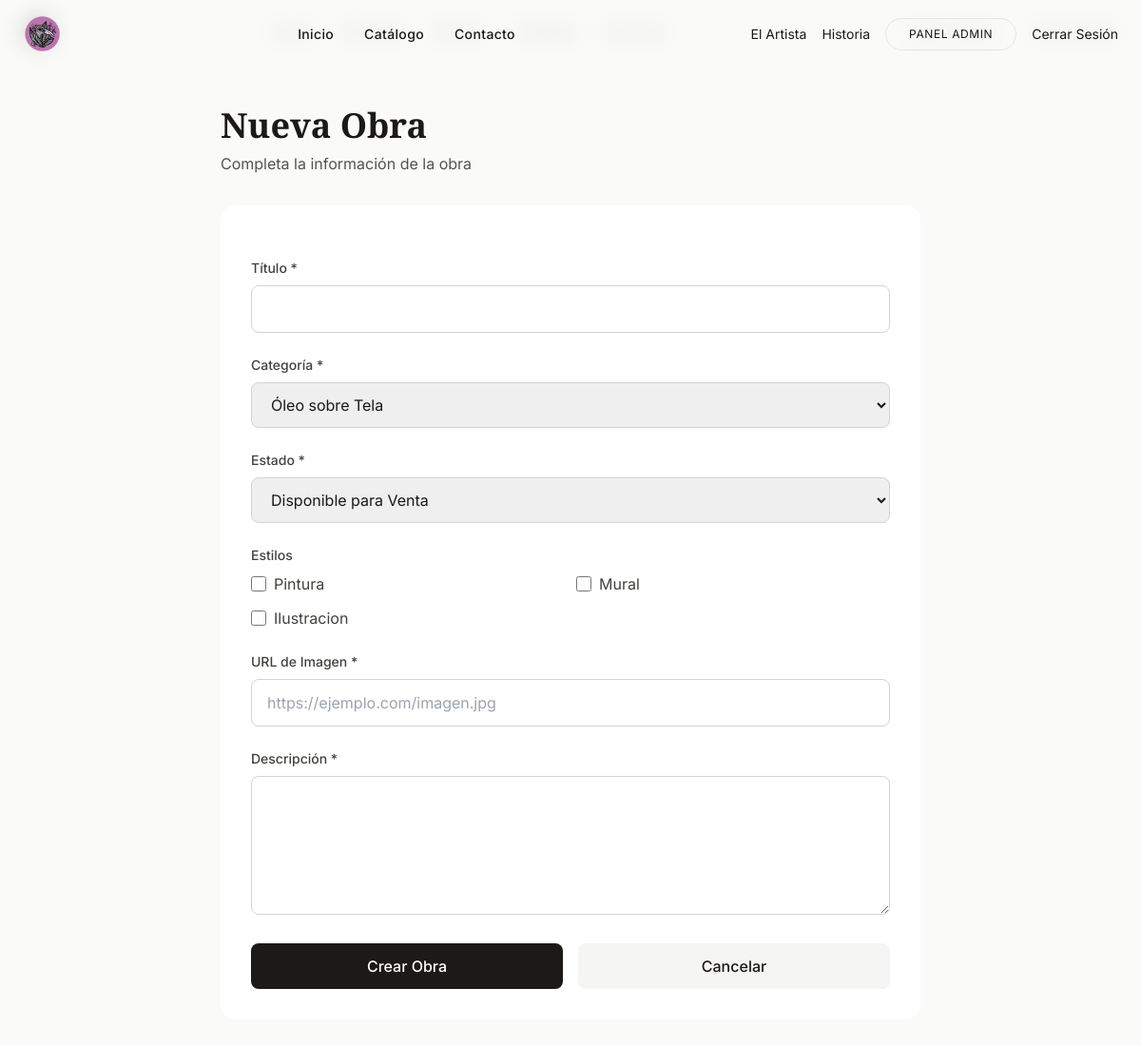
The page /admin-panel/obras/nueva/ (signed in) on the database its author committed.
### catalogo/models.py (models this page shows, shortened)
class Estilo(models.Model):
    nombre = models.CharField(max_length=50, unique=True, verbose_name="Estilo/Técnica")
    class Meta:
        verbose_name = "Estilo o Etiqueta"
        verbose_name_plural = "Estilos y Etiquetas"

### core/views.py (the view, shortened to what this page needs)
# urls.py: path('admin-panel/obras/nueva/', views.admin_obra_create_view, name='admin_obra_create'),
@admin_required
def admin_obra_create_view(request):
    estilos = Estilo.objects.all()
    context = {
        'estilos': estilos,
        'categorias': Obra.CATEGORIAS,
        'estados': Obra.ESTADOS,
    }
    return render(request, 'core/admin_obra_form.html', context)

### core/context_processors.py (called while the page is built)
def banner_imagen(request):
    try:
        banners = Banner.objects.all()
        return {'banners': banners}
    except Exception:
        return {'banners': []}

def estilos_disponibles(request):
    try:
        estilos = Estilo.objects.all().order_by('nombre')
    except Exception:
        estilos = Estilo.objects.none()
    return {'estilos_menu': estilos}

def artistas_disponibles(request):
    try:
        artistas = Artista.objects.all().order_by('nombre')
    except Exception:
        artistas = Artista.objects.none()
    return {'artistas_menu': artistas}

### core/templates/core/admin_obra_form.html (shortened to what this page needs)
{% extends 'core/base.html' %}
{% block content %}
<div class="min-h-screen bg-stone-50 py-8">
    <div class="max-w-3xl mx-auto px-4">
        <div class="mb-8">
            <h1 class="text-4xl font-display font-bold text-stone-900 mb-2">{% if edit_mode %}Editar Obra{% else %}Nueva Obra{% endif %}</h1>
            <p class="text-stone-600">Completa la información de la obra</p>
        </div>
        <div class="bg-white rounded-2xl shadow-soft p-8">
            <form method="POST" class="space-y-6">
                <div>
                    <label for="titulo" class="block text-sm font-medium text-stone-700 mb-2">Título *</label>
                    <input type="text" name="titulo" id="titulo" required value="{% if edit_mode %}{{ obra.titulo }}{% endif %}" class="w-full px-4 py-3 border border-stone-300 rounded-lg focus:ring-2 focus:ring-stone-400 focus:border-transparent outline-none transition">
                </div>
                <div>
                    <label for="categoria" class="block text-sm font-medium text-stone-700 mb-2">Categoría *</label>
                    <select name="categoria" id="categoria" required class="w-full px-4 py-3 border border-stone-300 rounded-lg focus:ring-2 focus:ring-stone-400 focus:border-transparent outline-none transition">
                        {% for value, label in categorias %}
                        <option value="{{ value }}" {% if edit_mode and obra.categoria == value %}selected{% endif %}>{{ label }}</option>
                        {% endfor %}
                    </select>
                </div>
                <div>
                    <label for="estado" class="block text-sm font-medium text-stone-700 mb-2">Estado *</label>
                    <select name="estado" id="estado" required class="w-full px-4 py-3 border border-stone-300 rounded-lg focus:ring-2 focus:ring-stone-400 focus:border-transparent outline-none transition">
                        {% for value, label in estados %}
                        <option value="{{ value }}" {% if edit_mode and obra.estado == value %}selected{% endif %}>{{ label }}</option>
                        {% endfor %}
                    </select>
                </div>
                <div>
                    <label class="block text-sm font-medium text-stone-700 mb-2">Estilos</label>
                    <div class="grid grid-cols-2 gap-3">
                        {% for estilo in estilos %}
                        <label class="flex items-center space-x-2 cursor-pointer">
                            <input type="checkbox" name="estilos" value="{{ estilo.id }}" {% if edit_mode and estilo in obra.estilos.all %}checked{% endif %} class="w-4 h-4 text-stone-900 border-stone-300 rounded focus:ring-stone-400">
                            <span class="text-stone-700">{{ estilo.nombre }}</span>
                        </label>
                        {% endfor %}
                    </div>
                </div>
                <div>
                    <label for="imagen_url" class="block text-sm font-medium text-stone-700 mb-2">URL de Imagen *</label>
                    <input type="url" name="imagen_url" id="imagen_url" required value="{% if edit_mode %}{{ obra.imagen_url }}{% endif %}" placeholder="https://ejemplo.com/imagen.jpg" class="w-full px-4 py-3 border border-stone-300 rounded-lg focus:ring-2 focus:ring-stone-400 focus:border-transparent outline-none transition">
                </div>
                <div>
                    <label for="descripcion" class="block text-sm font-medium text-stone-700 mb-2">Descripción *</label>
                    <textarea name="descripcion" id="descripcion" required rows="5" class="w-full px-4 py-3 border border-stone-300 rounded-lg focus:ring-2 focus:ring-stone-400 focus:border-transparent outline-none transition">{% if edit_mode %}{{ obra.descripcion }}{% endif %}</textarea>
                </div>
                <div class="flex gap-4">
                    <button type="submit" class="flex-1 bg-stone-900 text-white py-3 rounded-lg font-medium hover:bg-stone-800 transition duration-300">{% if edit_mode %}Actualizar Obra{% else %}Crear Obra{% endif %}</button>
                    <a href="{% url 'admin_obras' %}" class="flex-1 bg-stone-100 text-stone-900 text-center py-3 rounded-lg font-medium hover:bg-stone-200 transition duration-300">Cancelar</a>
                </div>
            </form>
        </div>
    </div>
</div>
{% endblock %}

### rows shown on the page
Estilo: nombre "Pintura"
Estilo: nombre "Mural"
Estilo: nombre "Ilustracion"

### other values the page prints
form field categoria "Óleo sobre Tela"
form field estado "Disponible para Venta"
